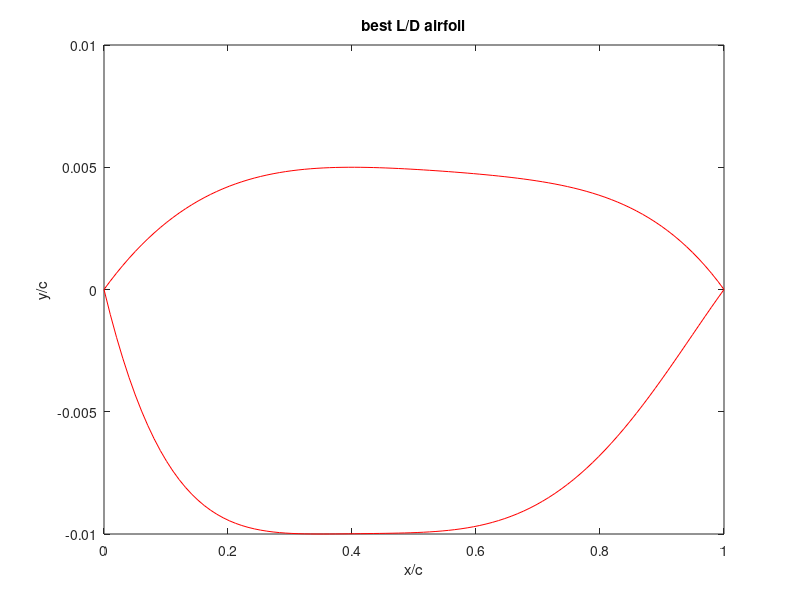
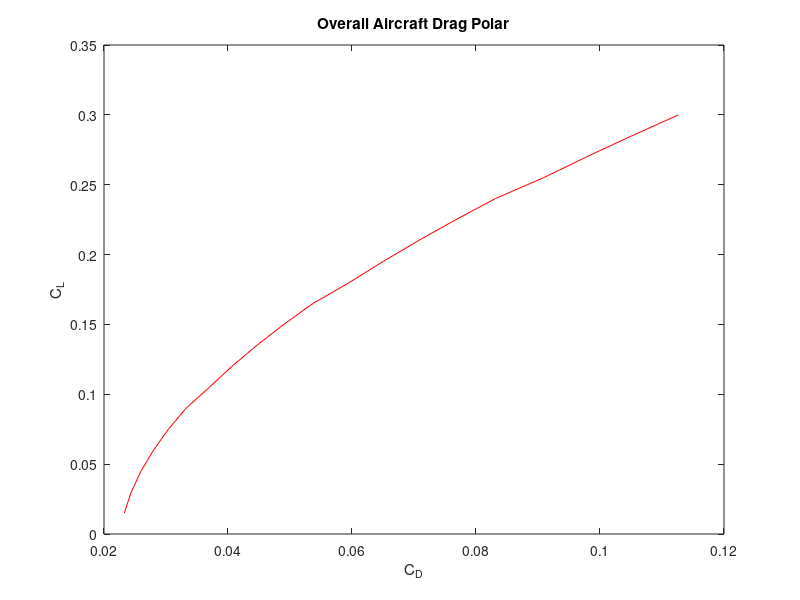
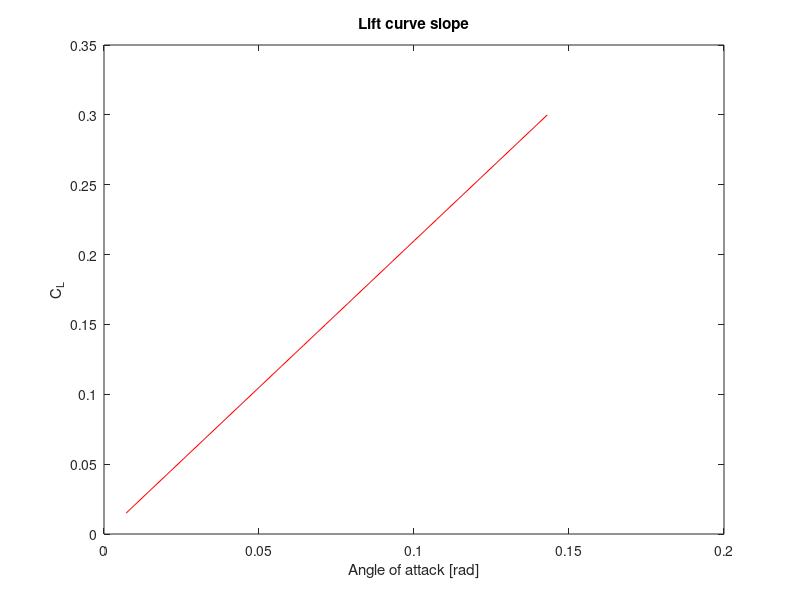
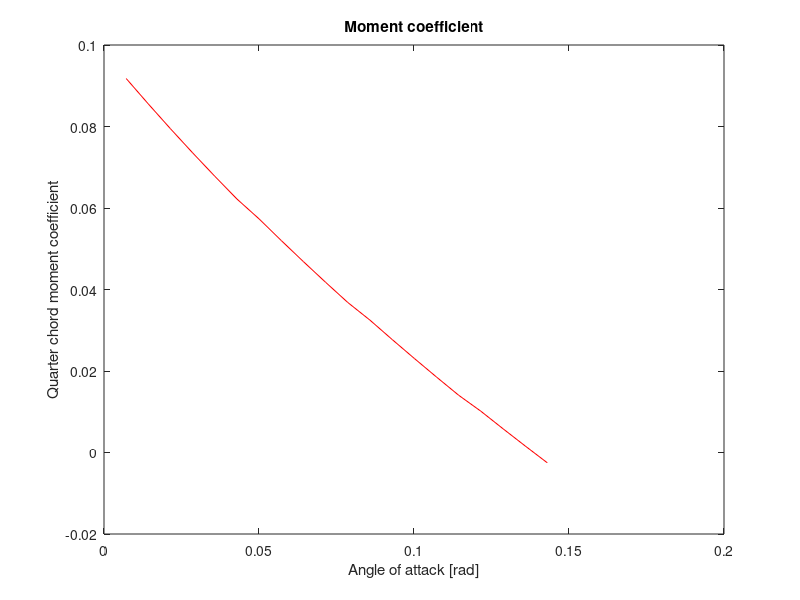

The MATLAB source for these figures, in order:
% =============================================================================
% AIRFOIL GEOMETRY + AERODYNAMIC ANALYSIS
% =============================================================================
% Purpose:
%   1) Fit polynomial airfoil surfaces from LE radius, crest location, and TE slopes.
%   2) Compute section pressures, lift, and drag (subsonic thin-airfoil +
%      Prandtl-Glauert, or supersonic shock-expansion).
%   3) Sweep crest geometry to maximize L/D.
%   4) Check turbulent separation with Stratford's criterion (s_A vs s_B).
%
% Notes:
%   - Subsonic branch: M < 1.  Supersonic branch: M >= 1.
% =============================================================================

clc
clear
close all

%% ======================== 1. MISSION / FLOW INPUTS ========================
C_L=.1321;.5;.1321;                      % 3-D lift coefficient target
sweep=.9599;25*pi/180;.9599;        % wing sweep [deg then rad]; last value used
sweep_xc=.5532;                    %Value of sweep at maximum airfoil thickness
e=.8534;                      % Oswald efficiency
AR=1.83;8.5;1.83;                   % aspect ratio
C_d_0=0.008779;                        % profile / parasite Cd
i_max=200;                          % chordwise stations for force integration (make sure this ends in a zero)
xx_max=200;                         % stations for thin-airfoil integrals
y=1.4;                              % gamma (ratio of specific heats)
M=2;.78;2;                  % Freestream Mach; first value used
a_inf=343;                          % Freestream air speed of sound
mu=1.789E-5;                        % Freestream air dynamic viscosity
rho=.3;              % Freestream air density 
T_inf=300;                          % Freestream air temperature
p_inf=.2*101300;                    % Freestream air pressure
Cp=1005;                            % Specific heat of air
c_root=27.66;                       % Root chord length
R=287.05;                           % Gas constant for air
D_f=3.1;                            % Fuselage diameter
b=25.52;                            % Wingspan
C_p_0=-1.2;                         %Minimum zero sweep pressure coefficient obtained from XFOIL of BAC XXX airfoil
x_cp0=.05;                          %chordwise fraction of zero sweep pressure coefficient

%% ======================== 2. AIRFOIL GEOMETRY CONTROLS ========================
%note: the inputs below represent dimensions relative to the chord length (x/c)
r_le = 0.017;                        % Wing leading-edge radius / chord
theta_le_u = 2*pi/180;3*pi/180;     % Upper surface leading edge angle
theta_te_u = -2*pi/180;-2*pi/180;   % Upper surface trailing edge angle
theta_le_l = -6*pi/180;-3*pi/180;   % Lower surface leading edge angle
theta_te_l = 2*pi/180;2*pi/180;     % Lower surface trailing edge angle

x_crest_u_min=0.25;                 %Lower bound best L/D max airfoil thickness x location (upper surface)
x_crest_u_max=0.4;                  %Upper bound best L/D max airfoil thickness x location (upper surface)
y_crest_u_min=0.005;                %Lower bound best L/D max airfoil thickness y location (upper surface) 
y_crest_u_max=.01;                  %Upper bound best L/D max airfoil thickness y location (upper surface)
x_crest_l_min=0.25;                 %Lower bound best L/D max airfoil thickness x location (lower surface)
x_crest_l_max=0.4;                  %Upper bound best L/D max airfoil thickness x location (lower surface)
y_crest_l_min=-0.005;               %Lower bound best L/D max airfoil thickness y location (lower surface)
y_crest_l_max=-.015;                 %Upper bound best L/D max airfoil thickness y location (lower surface)

%% ============================= For loop iteration parameters ======================== %%
N=20;                               % upper and lower surface iteration number for Prandtl-Meyer / shock relations
xxxx_max=15;                        % upper section iteration number for Prandtl-Meyer / shock relations
xxxxx_max=20;                       % lower section iteration number for Prandtl-Meyer / shock relations
xxxxxxx_max=15;                     % lower section iteration number for Prandtl-Meyer / shock relations
pp_max=0;                           % iteration number controlling x_crest_l
nn_max=0;                           % iteration number controlling y_crest_l
p_max=0;                            % iteration number controlling x_crest_u
n_max=0;                            % iteration number controlling y_crest_u
C_L_i_max=20;                       % iteration number controlling C_L increment
C_L_max=.3;                         % Max coefficient of lift analyzed for the creation of the plots

v_inf=1;                            % nondimensional freestream speed (do not change)
dx=1/i_max;

CL_ww=[0 0.1 0.3 0.4 0.5 0.6 0.8]; %Raymer's method for induced drag
S_ww=[.91 .91 .925 .9275 .935 .935 .915]; %Raymer's method for induced drag
%% ======================== 3. CREST-GEOMETRY SEARCH LOOPS ========================
for C_L_i=1:C_L_i_max
C_L(C_L_i)=C_L_i/C_L_i_max*C_L_max;
for pp=2:pp_max+2
x_crest_l=(x_crest_l_max-x_crest_l_min)*(pp-2)/pp_max+x_crest_l_min;    
x_crest_l = .35;
for nn=2:nn_max+2
y_crest_l=(y_crest_l_max-y_crest_l_min)*(nn-2)/nn_max+y_crest_l_min;
y_crest_l=-.01;
for p=2:p_max+2
x_crest_u=(x_crest_u_max-x_crest_u_min)*(p-2)/p_max+x_crest_u_min;
x_crest_u=.4;
for n=2:n_max+2
y_crest_u=(y_crest_u_max-y_crest_u_min)*(n-2)/n_max+y_crest_u_min;
y_crest_u=.005;


%% ======================== 4. FIT POLYNOMIAL AIRFOIL SURFACES ========================
% Subsonic (M<1):  y = A1*x^(1/2) + A2*x + a3*x^2 + a4*x^3 + a5*x^4
%   A1 = +/-sqrt(2*r_le) enforces leading-edge radius.
%   Remaining coeffs match crest height, crest slope=0, TE height=0, TE slope.
% Supersonic (M>=1):  ordinary polynomial y = A1*x + ... + a5*x^5
%   (no square-root LE term; LE and TE slopes imposed directly).
if M<1

a1_u = sqrt(2*r_le);                % upper-surface LE radius term

% Matrix for unknowns [a2_u a3_u a4_u a5_u a6_u]'
M_u = [x_crest_u^(1), x_crest_u^(2), x_crest_u^(3), x_crest_u^(4);

    1, (2)*x_crest_u^(1), (3)*x_crest_u^(2), (4)*x_crest_u^(3);

    1, 1, 1, 1;
    
    1, 2, 3, 4];

MM_u = [y_crest_u - a1_u*sqrt(x_crest_u); -(1/2)*a1_u*x_crest_u^(-1/2); -a1_u; tan(theta_te_u) - (1/2)*a1_u];

% Solve
A_u = M_u \ MM_u;

a2_u = A_u(1);
a3_u = A_u(2);
a4_u = A_u(3);
a5_u = A_u(4);

% LOWER SURFACE

a1_l = -sqrt(2*r_le);

% Matrix for unknowns [a2_l a3_l a4_l a5_l]'
M_l = [x_crest_l^(1), x_crest_l^(2), x_crest_l^(3), x_crest_l^(4);

1, (2)*x_crest_l^(1), (3)*x_crest_l^(2), (4)*x_crest_l^(3);

1, 1, 1, 1;
    
1, 2, 3, 4];

MM_l = [y_crest_l - a1_l*sqrt(x_crest_l); -(1/2)*a1_l*x_crest_l^(-1/2); -a1_l; tan(theta_te_l) - (1/2)*a1_l];

% Solve
A_l = M_l \ MM_l;

a2_l = A_l(1);
a3_l = A_l(2);
a4_l = A_l(3);
a5_l = A_l(4);

else

% Matrix for unknowns [a2_u a3_u a4_u a5_u a6_u]'
M_u = [x_crest_u^(1), x_crest_u^(2), x_crest_u^(3), x_crest_u^(4), x_crest_u^(5);

1, (2)*x_crest_u^(1), (3)*x_crest_u^(2),(4)*x_crest_u^(3), (5)*x_crest_u^(4);

    1, 1, 1, 1, 1;
    
    1, 2, 3, 4, 5;
    
    1,0,0,0,0];

MM_u = [y_crest_u; 0; 0; tan(theta_te_u); tan(theta_le_u)];

% Solve
A_u = M_u \ MM_u;

a1_u = A_u(1);
a2_u = A_u(2);
a3_u = A_u(3);
a4_u = A_u(4);
a5_u = A_u(5);
% LOWER SURFACE

% Matrix for unknowns [a2_l a3_l a4_l a5_l]'
M_l = [ x_crest_l^(1), x_crest_l^(2), x_crest_l^(3), x_crest_l^(4), x_crest_l^(5);

    1, (2)*x_crest_l^(1), (3)*x_crest_l^(2), (4)*x_crest_l^(3), (5)*x_crest_l^(4);

    1, 1, 1, 1, 1;
    
    1, 2, 3, 4, 5;
    
    1, 0, 0, 0, 0];

MM_l = [ y_crest_l; 0; 0; tan(theta_te_l); tan(theta_le_l)];

% Solve
A_l = M_l \ MM_l;

a1_l = A_l(1);
a2_l = A_l(2);
a3_l = A_l(3);
a4_l = A_l(4);
a5_l = A_l(5);

end
    
%% ======================== 5. CHORDWISE INTEGRATION SETUP ========================

if M<1
beta=(1-M^2)^.5;
else
beta=(M^2-1)^.5;
end

dx_xx=1/xx_max;
sum_u(1)=0;
sum_l(1)=0;
theta(1)=0;
sum2=0;
sum3=0;
sum4=0;
u(1)=0;
l(1)=0;
sum5(1)=0;
x(1)=0;
for xx=2:xx_max
x(xx)=1/xx_max*(xx-1);
u(xx)=a1_u*x(xx)^(1/2)+a2_u*x(xx)^(1)+a3_u*x(xx)^(2)+a4_u*x(xx)^(3)+a5_u*x(xx)^(4);
s_u(xx)=0.5*a1_u*x(xx).^(-1/2) + 1*a2_u*x(xx).^(0) + 2*a3_u*x(xx).^(1) + 3*a4_u*x(xx).^(2) + 4*a5_u*x(xx).^(3);
l(xx)=a1_l*x(xx).^(1/2)+a2_l*x(xx).^(1)+a3_l*x(xx).^(2)+a4_l*x(xx).^(3)+a5_l*x(xx).^(4);
s_l(xx)=0.5*a1_l*x(xx).^(-1/2)+1*a2_l*x(xx)^(0)+2*a3_l*x(xx)^(1)+3*a4_l*x(xx)^(2)+4*a5_l*x(xx)^(3);
s_camber(xx)=((u(xx)+l(xx))/2-(u(xx-1)+l(xx-1))/2)/dx_xx;
s_camber(xx) = 0.5*(s_u(xx) + s_l(xx));

theta(xx)=acos(1-2*x(xx));
d_theta=(theta(xx)-theta(xx-1));

dy2=s_camber(xx)*d_theta;
sum2=dy2+sum2;
dy3=s_camber(xx)*cos(theta(xx))*d_theta;
sum3=dy3+sum3;
dy4=s_camber(xx)*cos(2*theta(xx))*d_theta;
sum4=dy4+sum4;

% Thin-airfoil Fourier coefficients from camber-line slope
% Thin-airfoil Fourier coefficients from camber-line slope
A1=2/pi*sum3;
A2=2/pi*sum4;
aoa_L0=1/pi*sum2-A1/2;              % zero-lift angle
M_n=M*cos(sweep);
L_s_2d = 2*pi/(1-M_n^2)^.5;             % 2-D lift slope with Prandtl-Glauert
eta_s = L_s_2d/(2*pi/beta);
F = 1.07*(1 + D_f/b)^2;
L_s_3d = (2*pi*AR) / (2 + sqrt(4 + (AR^2*beta^2/eta_s^2) * (1 + tan(sweep)^2/beta^2)));
a_i=C_L(C_L_i)/(pi*AR);
% L_s_3d=L_s_2d/(1+L_s_2d/(pi*AR*e)); % 3-D lift slope
aoa(C_L_i)=C_L(C_L_i)/L_s_3d+aoa_L0;              % geometric AoA needed for target CL
A0=aoa(C_L_i)-1/pi*sum2;
% A0=C_L/L_s_3d-A1/2;                 % A0 overwritten to match target CL

if xx<xx_max
x_q(xx)=x(xx);
s_u_q(xx)=0.5*a1_u*x_q(xx).^(-1/2) + 1*a2_u*x_q(xx).^(0) + 2*a3_u*x_q(xx).^(1) + 3*a4_u*x_q(xx).^(2) + 4*a5_u*x_q(xx).^(3);
s_l_q(xx)=0.5*a1_l*x_q(xx).^(-1/2)+1*a2_l*x_q(xx)^(0)+2*a3_l*x_q(xx)^(1)+3*a4_l*x_q(xx)^(2)+4*a5_l*x_q(xx)^(3);
s_camber_q(xx) = 0.5*(s_u_q(xx) + s_l_q(xx));

s_t_u(xx)=(s_u_q(xx)-s_camber_q(xx));
q_u(xx)=v_inf*s_t_u(xx);

% if x_i(i)==x_q(xx)
% dsum5(xx)=0;
% else
% dsum5(xx)=(q_u(xx)/(x_i(i)-x_q(xx)))*dx_xx;
% end

% sum5(xx)=dsum5(xx)+sum5(xx-1);
end

end

D_u=0;                              % running upper-surface "drag" integral (axial)
D_l=0;
L_u=0;                              % running upper-surface "lift" integral (normal)
L_l=0;
r(1)=0;
dx_i=1/i_max;
ppp=0;
v_n(1)=0;
p_u(1)=p_inf*(1+((y-1)/2)*M^2)^(y/(y-1));
p_u_B(1)=p_inf*(1+((y-1)/2)*M^2)^(y/(y-1));
Cmc4(2)=0;
Cpp(1)=1;
% p_u_B(1)=p_inf;
sum6(1)=0;
for i=2:(i_max-.01*i_max)
x_i(i)=1/i_max*(i-1)+.01;
% aoa(C_L_i)=(aoa_high-aoa_low)/i_max*(i-2)+aoa_low;

%% ----- 5a. SUBSONIC BRANCH: thin-airfoil theory + Cp -----
if M<1

uu(i)=a1_u*x_i(i)^(1/2)+a2_u*x_i(i)^(1)+a3_u*x_i(i)^(2)+a4_u*x_i(i)^(3)+a5_u*x_i(i)^(4);
ll(i)=a1_l*x_i(i).^(1/2)+a2_l*x_i(i).^(1)+a3_l*x_i(i).^(2)+a4_l*x_i(i).^(3)+a5_l*x_i(i).^(4);
s_u(i)=0.5*a1_u*x_i(i).^(-1/2) + 1*a2_u*x_i(i).^(0) + 2*a3_u*x_i(i).^(1) + 3*a4_u*x_i(i).^(2) + 4*a5_u*x_i(i).^(3);
s_l(i)=0.5*a1_l*x_i(i).^(-1/2)+1*a2_l*x_i(i)^(0)+2*a3_l*x_i(i)^(1)+3*a4_l*x_i(i)^(2)+4*a5_l*x_i(i)^(3);
s_camber_i(i) = 0.5*(s_u(i) + s_l(i));

theta_B(i)=acos(1-2*x_i(i));
% Vortex-sheet strength (thin-airfoil theory)
gamma(i) = 2*v_inf*( A0*(1+cos(theta_B(i)))/sin(theta_B(i)) + A1*sin(theta_B(i)) + A2*sin(2*theta_B(i)) )/(1-M^2)^.5;
v_u(i)=v_inf+gamma(i)/2;               % upper-surface edge speed

gamma_air = y;                      % 1.4
V_ratio_u = v_u(i) / v_inf;
T_ratio_u = 1 + 0.5*(gamma_air-1)*M^2*(1 - V_ratio_u^2);

% Vacuum / max-speed limiter (T cannot go negative)
if T_ratio_u < 1e-8
    T_ratio_u = 1e-8;
end

p_ratio_u = T_ratio_u^(gamma_air/(gamma_air-1));
Cp_u(i) = (2/(gamma_air*M^2)) * (p_ratio_u - 1);
Re_x=rho*M*a_inf*x_i(i)*c_root/mu;
slope(i)=s_u(i)-aoa(C_L_i);
Cp_u_min_0=1-(1+aoa(C_L_i)/(2*r_le)^.5)^2;
Cp_u_min_0=1-(4*aoa(C_L_i)^2/(r_le+aoa(C_L_i)^2));
Cp_u_min=Cp_u_min_0/(1-M^2)^.5;

T_0 = T_inf*(1+(y-1)/2*M^2);
V_max_B = sqrt(2*Cp*T_0);
Cp_u_min_limit = 1-(V_max_B/(M*a_inf))^2;

aff=4*r_le;

if Cp_u_min>Cp_u(i) && Cp_u_min<0 && x_i(i)<.04
Cp_u(i)=Cp_u_min;
end

% Cd_u_B=1;.03667;
% theta_C=atan(s_u(i))-aoa(C_L_i);
% Cp_u_3(i)=2*(sin(theta_C))*abs(sin(theta_C));
% Cp_u_3(i)=2*(sin(theta_C))/(1-M^2)^.5;
% p0 = p_inf*(1+(y-1)/2*M^2)^(y/(y-1));
% Cp_u_3(i)=(p0-p_inf)*sin(theta_C)/(.5*y*p_inf*M^2);
% p_u_C(i)=(Cp_u_3(i)+p_inf/(.5*rho*(M*a_inf)^2))*(.5*rho*(M*a_inf)^2);

dD_u(i)=(Cp_u(i))*s_u(i)*dx;
dL_u(i)=-(Cp_u(i))*dx;
D_u=dD_u(i)+D_u;
L_u=dL_u(i)+L_u;
r(i)=(L_u)/(D_u);

v_l(i)=v_inf-gamma(i)/2;

% theta_D=atan(-s_l(i))+aoa(C_L_i);
% p0 = p_inf*(1+(y-1)/2*M^2)^(y/(y-1));
% Cp_l_3(i)=(p0-p_inf)*sin(theta_D)/(.5*y*p_inf*M^2);
% p_u_D(i)=(Cp_l_3(i)+p_inf/(.5*rho*(M*a_inf)^2))*(.5*rho*(M*a_inf)^2);

V_ratio_l = v_l(i) / v_inf;
T_ratio_l = 1 + 0.5*(gamma_air-1)*M^2*(1 - V_ratio_l^2);
if T_ratio_l < 1e-8
    T_ratio_l = 1e-8;
end
p_ratio_l = T_ratio_l^(gamma_air/(gamma_air-1));
Cp_l(i) = (2/(gamma_air*M^2)) * (p_ratio_l - 1);
dD_l(i)=-Cp_l(i)*s_l(i)*dx;
dL_l(i)=Cp_l(i)*dx;
D_l=dD_l(i)+D_l;
L_l=dL_l(i)+L_l;
r_l(i)=(L_l)/(D_l);

D_u_true(i)=(L_u)*sin(aoa(C_L_i))+(D_u)*cos(aoa(C_L_i));
L_u_true(i)=(L_u)*cos(aoa(C_L_i))-(D_u)*sin(aoa(C_L_i));
r_u_true(i)=L_u_true(i)/D_u_true(i);
D_l_true(i)=(L_l)*sin(aoa(C_L_i))+(D_l)*cos(aoa(C_L_i));
L_l_true(i)=(L_l)*cos(aoa(C_L_i))-(D_l)*sin(aoa(C_L_i));
L_total(i)=(L_u_true(i)+L_l_true(i));

if M<1
C_l_alpha=2*pi/(1-M_n^2)^.5;
eta_s = C_l_alpha/(2*pi/beta);
F = 1.07*(1 + D_f/b)^2;
C_L_alpha = (2*pi*AR) / (2 + sqrt(4 + (AR^2*beta^2/eta_s^2) * (1 + tan(sweep_xc)^2/beta^2))); %Raymer
else
C_l_alpha=4/(M_n^2-1)^.5*cos(sweep); %https://repo.poltekbangsby.ac.id/id/eprint/12/1/Flight%20Dynamics%20Principles,%20Second%20Edition%20A%20Linear%20Systems%20Approach%20to%20Aircraft%20Stability%20and%20Control%20by%20Michael%20V.%20Cook%20(z-lib.org).pdf eq. 12.17 page 331
C_L_alpha=C_l_alpha*(1-1/(2*AR*(M_n^2-1)^.5)); %https://repo.poltekbangsby.ac.id/id/eprint/12/1/Flight%20Dynamics%20Principles,%20Second%20Edition%20A%20Linear%20Systems%20Approach%20to%20Aircraft%20Stability%20and%20Control%20by%20Michael%20V.%20Cook%20(z-lib.org).pdf eq. 12.18 page 331

end


K0=1/C_L_alpha;

if M>=1
K100=1/(pi*AR);
else
K100=1/(pi*AR*e);
end

lowerIdxcl = find(C_L(C_L_i) >= CL_ww, 1, 'last');
if lowerIdxcl == length(CL_ww)
upperIdxcl = lowerIdxcl;
else
upperIdxcl = lowerIdxcl+1;
end

CL_ww_1=CL_ww(lowerIdxcl);
CL_ww_2=CL_ww(upperIdxcl);
S_ww_1=S_ww(lowerIdxcl);
S_ww_2=S_ww(upperIdxcl);
C_ww=-(S_ww_2-S_ww_1)/(CL_ww_2-CL_ww_1)*CL_ww_1+S_ww_1;
S_ww_t=(S_ww_2-S_ww_1)/(CL_ww_2-CL_ww_1)*C_L(C_L_i)+C_ww;

if lowerIdxcl==length(CL_ww)
    S_ww_t=S_ww_2;
elseif upperIdxcl==1
    S_ww_t=S_ww_1;
end

K=S_ww_t*K100+(1-S_ww_t)*K0; %Raymer

c_d_i=K*C_L(C_L_i)^2;

Cd_t(C_L_i)=(D_u_true(i)+D_l_true(i)+c_d_i+C_d_0);
r_i(i)=(L_u_true(i)+L_l_true(i))/Cd_t(C_L_i);

% p_u(i)=(Cp_u(i)+p_inf/(.5*y*p_inf*(M)^2))*(.5*y*p_inf*(M)^2);
% p_min(i)=(Cp_u(i)+Cp_u_3(i)+p_inf/(.5*rho*(M*a_inf)^2))*(.5*rho*(M*a_inf)^2);  
% p_u_ii(i)=p_u(i)+(p_u_C(i)-p_inf);
% p_u_iii(i)=p_u(i);
% % p_min_min(i)=min(p_u_ii(2:end));
% p_min_min(i)=min(p_u(2:end));
% Cp_min(i)=min(Cp_u+Cp_u_3);
Cp_min=C_p_0*(cos(sweep))^2;

% --- Local Mach number ---
M_local = sqrt((2/(y-1)) * ((1 + ((y-1)/2)*M^2) * ((y*M^2/2)*Cp_u(i) + 1)^(-(y-1)/y) - 1 ) );
% --- Local temperature from isentropic relation ---
T_local = T_inf *(1 + ((y-1)/2)*M^2) / (1 + ((y-1)/2)*M_local^2);
% --- Local speed of sound ---
a_local = sqrt(y*R*T_local);
% --- Local velocity ---
V_local(i) = M_local*a_local;
% --- freestream speed of sound ---
a = sqrt(y*R*T_inf);
% --- Freestream velocity ---
V_inf = M*a;

% --- Local Mach number ---
M_cp0 = sqrt((2/(y-1)) * ((1 + ((y-1)/2)*M^2) * ((y*M^2/2)*Cp_min + 1)^(-(y-1)/y) - 1 ) );
% --- Local temperature from isentropic relation ---
T_cp0 = T_inf *(1 + ((y-1)/2)*M^2) / (1 + ((y-1)/2)*M_cp0^2);
% --- Local speed of sound ---
a_cp0 = sqrt(y*R*T_cp0);
% --- Local velocity ---
V_cp0 = M_cp0*a_cp0;

% if p_u_iii(i)==p_min_min(i)
% iii=i;
% sum6(iii-1)=0;
% end

if x_i(i)<=x_cp0
iii=i;
dsum6(i)=(V_local(i)/V_cp0)^3*c_root*dx;
sum6(i)=dsum6(i)+sum6(i-1);
else
x_p(i)=sum6(iii)+(x_i(i)-x_cp0)*c_root;
Re_p=V_local(iii)*x_p(i)/mu;
Cpp(i)=1-(V_local(i)/V_cp0)^2;
dCpp(i)=Cpp(i)-Cpp(i-1);
if dCpp(i)<0
   dCpp(i)=0;
end
s_A(i)=Cpp(i)*(x_p(i)*dCpp(i)/(c_root*dx))^.5;
s_B(i)=.39*(Re_p/10^6)^.1;
end




else
    
    
%% ----- 5b. SUPERSONIC BRANCH: shock-expansion marching -----
M_n=M*cos(sweep); 
L_s_2d=4/(M_n^2-1)^.5*cos(sweep); %https://repo.poltekbangsby.ac.id/id/eprint/12/1/Flight%20Dynamics%20Principles,%20Second%20Edition%20A%20Linear%20Systems%20Approach%20to%20Aircraft%20Stability%20and%20Control%20by%20Michael%20V.%20Cook%20(z-lib.org).pdf eq. 12.17 page 331
L_s_3d=L_s_2d*(1-1/(2*AR*(M_n^2-1)^.5)); %https://repo.poltekbangsby.ac.id/id/eprint/12/1/Flight%20Dynamics%20Principles,%20Second%20Edition%20A%20Linear%20Systems%20Approach%20to%20Aircraft%20Stability%20and%20Control%20by%20Michael%20V.%20Cook%20(z-lib.org).pdf eq. 12.18 page 331
aoa(C_L_i)=C_L(C_L_i)/L_s_3d;  

uu(i)=a1_u*x_i(i)^(1)+a2_u*x_i(i)^(2)+a3_u*x_i(i)^(3)+a4_u*x_i(i)^(4)+a5_u*x_i(i)^(5);
ll(i)=a1_l*x_i(i).^(1)+a2_l*x_i(i).^(2)+a3_l*x_i(i).^(3)+a4_l*x_i(i).^(4)+a5_l*x_i(i).^(5);
s_u(i)=a1_u + 2*a2_u*x_i(i).^(1) + 3*a3_u*x_i(i).^(2) + 4*a4_u*x_i(i)^(3) + 5*a5_u*x_i(i).^(4);
s_l(i)=a1_l+2*a2_l*x_i(i)^(1)+3*a3_l*x_i(i)^(2)+4*a4_l*x_i(i)^(3)+5*a5_l*x_i(i)^(4);

Bi=45;
M1=M;
beta_low=asin(1/M);
beta_high=pi/2;                     % shock-angle search bounds

ct=dx_i;
if i==2

if theta_le_u-aoa(C_L_i)>0

beta_sh_u=(beta_low+beta_high)/2;
for xxxx=2:xxxx_max

% Oblique-shock theta-beta-M relation (upper LE)
wing_angle_u=atan(2*cot(beta_sh_u)*(M_n^2*(sin(beta_sh_u))^2-1)/(M_n^2*(y+cos(2*beta_sh_u))+2));

if wing_angle_u<(theta_le_u-aoa(C_L_i))
    beta_sh_u=beta_sh_u+(beta_high-beta_low)/2^xxxx;
else
    beta_sh_u=beta_sh_u-(beta_high-beta_low)/2^xxxx;
end

end

Mn1u = M_n*sin(beta_sh_u);
Mn2u = sqrt((1+((y-1)/2)*Mn1u^2) / (y*Mn1u^2-(y-1)/2));
M2u = Mn2u/sin(beta_sh_u-(theta_le_u-aoa(C_L_i)));
M2u = Mn2u/cos(pi/2-beta_sh_u-aoa(C_L_i)+theta_le_u);
vM2=((atan((((M2u^2)-1)*((y-1)/(y+1)))^0.5)*(((y+1)/(y-1))^0.5))-(atan(((M2u^2)-1)^0.5)));

else
        
theta_A=theta_le_u-aoa(C_L_i); 
vM1=((atan((((M_n^2)-1)*((y-1)/(y+1)))^0.5)*(((y+1)/(y-1))^0.5))-(atan(((M_n^2)-1)^0.5)));
vM2(i)=-theta_A+vM1;
M2u=2*M/2; % M3 initial condition set to a very high value
M2f=2*M; % fixed M3 initial condition reduced in the for loop

for iiiiii = 2:N
    
    vM2i(i)=((atan((((M2u^2)-1)*((y-1)/(y+1)))^0.5)*(((y+1)/(y-1))^0.5))-(atan(((M2u^2)-1)^0.5)));
    
    if vM2i(i)>vM2(i)
        M2u=M2u-(M2f/(2^iiiiii));
    else
        M2u=M2u+(M2f/(2^iiiiii));
    end
   
end

M2u=M2u;

vM2=((atan((((M2u^2)-1)*((y-1)/(y+1)))^0.5)*(((y+1)/(y-1))^0.5))-(atan(((M2u^2)-1)^0.5)));

end
    
T01= T_inf*(1+(y-1)/2*M^2);
p01dp1u=(((y-1)/2)*(M^2)+1)^(y/(y-1));
p02dp2u=(((y-1)/2)*(M2u^2)+1)^(y/(y-1));

if theta_le_u-aoa(C_L_i)>0
Mn1u = M_n*sin(beta_sh_u);
p02dp01 = (((y+1)*Mn1u^2)/((y-1)*Mn1u^2+2))^(y/(y-1))*((y+1)/(2*y*Mn1u^2-(y-1)))^(1/(y-1));
else
p02dp01=1;
end

p02 = p02dp01*p01dp1u;
p2u(i)=p02dp01/p02dp2u*p01dp1u;

Cpu1=(p2u(i)-1)/(.5*y*(M1^2));
Cnu1=-Cpu1*ct;
Cau1=Cpu1*s_u(2)*ct;

else

p3u(2)=p2u(2);
M3(2)=M2u;

% top right surface
theta_1=atan(s_u(i-1));
theta_2=atan(s_u(i));
theta_u(i)=theta_2-theta_1;

if theta_u(i)>0   
beta_sh_u_3=(beta_low+beta_high)/2;
for xxxx=2:xxxx_max

% --- Oblique-shock theta-beta-M relation ---
wing_angle_3_u=atan(2*cot(beta_sh_u_3)*(M3(i-1)^2*(sin(beta_sh_u_3))^2-1)/(M3(i-1)^2*(y+cos(2*beta_sh_u_3))+2));

if wing_angle_3_u<theta_u(i)
    beta_sh_u_3=beta_sh_u_3+(beta_high-beta_low)/2^xxxx;
else
    beta_sh_u_3=beta_sh_u_3-(beta_high-beta_low)/2^xxxx;
end

end

Mn2u3 = M3(i-1)*sin(beta_sh_u_3);
Mn3u = sqrt((1+((y-1)/2)*Mn2u3^2) / (y*Mn2u3^2-(y-1)/2));
M3(i) = Mn2u3/cos(pi/2-beta_sh_u_3+theta_u(i));
vM3(i)=((atan((((M3(i)^2)-1)*((y-1)/(y+1)))^0.5)*(((y+1)/(y-1))^0.5))-(atan(((M3(i)^2)-1)^0.5)));
p02dp2u3(i)=(((y-1)/2)*(M3(i-1)^2)+1)^(y/(y-1));
p03dp3u(i)=(((y-1)/2)*(M3(i)^2)+1)^(y/(y-1));
p02dp01 = (((y+1)*Mn2u3^2)/((y-1)*Mn2u3^2+2))^(y/(y-1))*((y+1)/(2*y*Mn2u3^2-(y-1)))^(1/(y-1));
p03(i) = p02dp01*p02dp2u3(i);
% p3u(i)=p03(i)/p03dp3u;
p02dp01u3(i) = (((y+1)*Mn2u3^2)/((y-1)*Mn2u3^2+2))^(y/(y-1))*((y+1)/(2*y*Mn2u3^2-(y-1)))^(1/(y-1));
p3u(i) = p02dp01u3(i)/p03dp3u(i)*p02dp2u3(i)*p3u(i-1);
p03(i)=p03dp3u(i)*p3u(i);
       
else
      
p03(2)=p02;    
vM3(2)=vM2;
vM3(i)=-theta_u(i)+vM3(i-1);
M3i=2*M1/2; % M3 initial condition set to a very high value
M3f=2*M1; % fixed M3 initial condition reduced in the for loop

for iiiiii = 2:N
    
    vM3i(i)=((atan((((M3i^2)-1)*((y-1)/(y+1)))^0.5)*(((y+1)/(y-1))^0.5))-...
        (atan(((M3i^2)-1)^0.5)));
    
    if vM3i(i)>vM3(i)
        M3i=M3i-(M3f/(2^iiiiii));
    else
        M3i=M3i+(M3f/(2^iiiiii));
    end
   
end

M3(i)=M3i;

p01dp1u=(((y-1)/2)*(M1^2)+1)^(y/(y-1));
p03dp3u=(((y-1)/2)*(M3(i)^2)+1)^(y/(y-1));
p03(i)=p03(i-1);
p3u(i)=p03(i)/p03dp3u;

end

Cpu2(i)=(p3u(i)-1)/(.5*y*(M1^2));
Cnu2(i)=-Cpu2(i)*ct;
Cau2(i)=Cpu2(i)*s_u(i)*ct;

end

ct=dx_i;

if i==2

if -theta_le_l+aoa(C_L_i)>0    
beta_sh_l=(beta_low+beta_high)/2;
for xxxxx=2:xxxxx_max

% --- Oblique-shock theta-beta-M relation ---
wing_angle_l=atan(2*cot(beta_sh_l)*(M_n^2*(sin(beta_sh_l))^2-1)/(M_n^2*(y+cos(2*beta_sh_l))+2));

if wing_angle_l<(-theta_le_l+aoa(C_L_i))
    beta_sh_l=beta_sh_l+(beta_high-beta_low)/2^xxxxx;
else
    beta_sh_l=beta_sh_l-(beta_high-beta_low)/2^xxxxx;
end

end

Mn1l = M_n*sin(beta_sh_l);
Mn2l = sqrt((1+((y-1)/2)*Mn1l^2) / (y*Mn1l^2-(y-1)/2));
M2l = Mn2l/sin(beta_sh_l-(-theta_le_l+aoa(C_L_i)));
M2l = Mn2l/cos(pi/2-beta_sh_l+aoa(C_L_i)-theta_le_l);
vM2l=((atan((((M2l^2)-1)*((y-1)/(y+1)))^0.5)*(((y+1)/(y-1))^0.5))-(atan(((M2l^2)-1)^0.5)));

else

theta_Al=-theta_le_l+aoa(C_L_i); 
vM1l=((atan((((M_n^2)-1)*((y-1)/(y+1)))^0.5)*(((y+1)/(y-1))^0.5))-(atan(((M_n^2)-1)^0.5)));
vM2l(i)=-theta_Al+vM1l;      
M2l=2*M/2; % M3 initial condition set to a very high value
M2f=2*M; % fixed M3 initial condition reduced in the for loop

for iiiiii = 2:N   
    vM2il(i)=((atan((((M2l^2)-1)*((y-1)/(y+1)))^0.5)*(((y+1)/(y-1))^0.5))-(atan(((M2l^2)-1)^0.5)));  
    if vM2il(i)>vM2l(i)
        M2l=M2l-(M2f/(2^iiiiii));
    else
        M2l=M2l+(M2f/(2^iiiiii));
    end   
end

M2l=M2l;

vM2l=((atan((((M2l^2)-1)*((y-1)/(y+1)))^0.5)*(((y+1)/(y-1))^0.5))-(atan(((M2l^2)-1)^0.5)));
end

T01= T_inf*(1+(y-1)/2*M^2);
p01dp1l=(((y-1)/2)*(M^2)+1)^(y/(y-1));
p02dp2l=(((y-1)/2)*(M2l^2)+1)^(y/(y-1));

if -theta_le_l+aoa(C_L_i)>0
Mn1l = M_n*sin(beta_sh_l);
p02dp01l = (((y+1)*Mn1l^2)/((y-1)*Mn1l^2+2))^(y/(y-1))*((y+1)/(2*y*Mn1l^2-(y-1)))^(1/(y-1));
else
p02dp01l=1;
end

p02l = p02dp01l*p01dp1l;
p2l(i)=p02dp01l/p02dp2l*p01dp1l;

Cpl1=(p2l(i)-1)/(.5*y*(M1^2));
Cnl1=Cpl1*ct;
Cal1=-Cpl1*s_l(2)*ct;

else

p3l(2)=p2l(2);
M3l(2)=M2l;       
theta_1_l(i)=atan(s_l(i-1));
theta_2_l(i)=atan(s_l(i));
theta_l(i)=theta_2_l(i)-theta_1_l(i);   
       
if theta_l(i)<0   
beta_sh_l_3=(beta_low+beta_high)/2;
for xxxxxxx=2:xxxxxxx_max

% --- Oblique-shock theta-beta-M relation ---
wing_angle_3_l(i)=atan(2*cot(beta_sh_l_3)*(M3l(i-1)^2*(sin(beta_sh_l_3))^2-1)/(M3l(i-1)^2*(y+cos(2*beta_sh_l_3))+2));

if wing_angle_3_l(i)<-theta_l(i)
    beta_sh_l_3=beta_sh_l_3+(beta_high-beta_low)/2^xxxxxxx;
else
    beta_sh_l_3=beta_sh_l_3-(beta_high-beta_low)/2^xxxxxxx;
end

end

beta_sh_l_3_i(i)=beta_sh_l_3;

Mn2l3(i) = M3l(i-1)*sin(beta_sh_l_3);
Mn3l = sqrt((1+((y-1)/2)*Mn2l3(i)^2) / (y*Mn2l3(i)^2-(y-1)/2));
M3l(i) = Mn2l3(i)/cos(pi/2-beta_sh_l_3-theta_l(i));
vM3l(i)=((atan((((M3l(i)^2)-1)*((y-1)/(y+1)))^0.5)*(((y+1)/(y-1))^0.5))-(atan(((M3l(i)^2)-1)^0.5)));
% Mn3u = sqrt((1+((y-1)/2)*Mn2l3^2) / (y*Mn2l3^2-(y-1)/2));
p02dp2l3(i)=(((y-1)/2)*(M3l(i-1)^2)+1)^(y/(y-1));
p03dp3l(i)=(((y-1)/2)*(M3l(i)^2)+1)^(y/(y-1));
p02dp01l3(i) = (((y+1)*Mn2l3(i)^2)/((y-1)*Mn2l3(i)^2+2))^(y/(y-1))*((y+1)/(2*y*Mn2l3(i)^2-(y-1)))^(1/(y-1));
p03l(i) = p02dp01l3(i)*p02dp2l3(i);
% p03l(i) = p02dp01l3(i)/p03dp3l(i);
% p3l(i)=p03l(i)/p03dp3l(i);
p3l(i)=p03l(i)/p03dp3l(i);
p3l(i) = p02dp01l3(i)/p03dp3l(i)*p02dp2l3(i)*p3l(i-1);
p03l(i)=p03dp3l(i)*p3l(i);
   
else    
    
vM3l(2)=vM2l;
vM3l(i)=theta_l(i)+vM3l(i-1);
M3i=10*M1/2; % M3 initial condition set to a very high value
M3f=10*M1; % fixed M3 initial condition reduced in the for loop


for iiiiii = 2:N
    
    vM3il(i)=((atan((((M3i^2)-1)*((y-1)/(y+1)))^0.5)*(((y+1)/(y-1))^0.5))-...
        (atan(((M3i^2)-1)^0.5)));
    
    if vM3il(i)>vM3l(i)
        M3i=M3i-(M3f/(2^iiiiii));
    else
        M3i=M3i+(M3f/(2^iiiiii));
    end
    
end

M3l(i)=M3i;
p03dp3l(i)=(((y-1)/2)*(M3l(i)^2)+1)^(y/(y-1));
p3l(i)=p02l/p03dp3l(i);

end

Cpl2(i)=(p3l(i)-1)/(.5*y*(M1^2));
Cnl2(i)=Cpl2(i)*ct;
Cal2(i)=-Cpl2(i)*s_l(i)*ct;

dCmc4(i)=-((Cnu2(i)+Cnl2(i))*(x_i(i)-.25)-Cau2(i)*uu(i)-Cal2(i)*ll(i));

Cmc4(i)=dCmc4(i)+Cmc4(i-1);

end

% Integrate normal/axial force coefficients over the airfoil and rotate to lift/drag
if i>=i_max-2

Cn=Cnu1+sum(Cnu2)+Cnl1+sum(Cnl2);   % normal-force coefficient
Ca=Cau1+sum(Cau2)+Cal1+sum(Cal2);   % axial-force coefficient

Cl=(Cn*cos(aoa(C_L_i)))-(Ca*sin(aoa(C_L_i)));
Cd(C_L_i)=(Cn*sin(aoa(C_L_i)))+(Ca*cos(aoa(C_L_i)));

% Cd_p=C_d_0;
% 
% Cd_i=C_L(C_L_i)^2/(pi*AR*e);
% Cd_i=0;
% Cd_p=C_d_0;
% Cd_p_fus=.008;

K0=1/L_s_3d;

if M>=1
K100=1/(pi*AR);
else
K100=1/(pi*AR*e);
end

lowerIdxcl = find(C_L(C_L_i) >= CL_ww, 1, 'last');
if lowerIdxcl == length(CL_ww)
upperIdxcl = lowerIdxcl;
else
upperIdxcl = lowerIdxcl+1;
end

CL_ww_1=CL_ww(lowerIdxcl);
CL_ww_2=CL_ww(upperIdxcl);
S_ww_1=S_ww(lowerIdxcl);
S_ww_2=S_ww(upperIdxcl);
C_ww=-(S_ww_2-S_ww_1)/(CL_ww_2-CL_ww_1)*CL_ww_1+S_ww_1;
S_ww_t=(S_ww_2-S_ww_1)/(CL_ww_2-CL_ww_1)*C_L(C_L_i)+C_ww;

if lowerIdxcl==length(CL_ww)
    S_ww_t=S_ww_2;
elseif upperIdxcl==1
    S_ww_t=S_ww_1;
end

K=S_ww_t*K100+(1-S_ww_t)*K0; %Raymer

c_d_i=K*C_L(C_L_i)^2;

Cd_t(C_L_i)=C_d_0+c_d_i+Cd(C_L_i);

r_i(i)=C_L(C_L_i)/Cd_t(C_L_i);

end

end

end

%% ======================== 6. TRACK BEST L/D GEOMETRY ========================
r_j(n)=r_i(i);                      % L/D for this crest combination
r_j_max=max(r_j(2:end));

if r_j(n)==r_j_max
    r_le_j=r_le;
    x_crest_u_j=x_crest_u;
    y_crest_u_j=y_crest_u;
    x_crest_l_j=x_crest_l;
    y_crest_l_j=y_crest_l;
    aoa_j=aoa(C_L_i);
    a1_u_j=a1_u;
    a1_l_j=a1_l;
    a2_u_j=a2_u;
    a2_l_j=a2_l;
    a3_u_j=a3_u;
    a3_l_j=a3_l;
    a4_u_j=a4_u;
    a4_l_j=a4_l;
    a5_u_j=a5_u;
    a5_l_j=a5_l;
    if M<1
    s_A_j=s_A;
    s_B_j=s_B;
    end
end
    

end

r_k(p)=r_j_max;
r_k_max=max(r_k(2:end));

if r_k(p)==r_k_max
    r_le_k=r_le_j;
    x_crest_u_k=x_crest_u_j;
    y_crest_u_k=y_crest_u_j;
    x_crest_l_k=x_crest_l_j;
    y_crest_l_k=y_crest_l_j;
    aoa_k=aoa_j;
    a1_u_k=a1_u_j;
    a1_l_k=a1_l_j;
    a2_u_k=a2_u_j;
    a2_l_k=a2_l_j;
    a3_u_k=a3_u_j;
    a3_l_k=a3_l_j;
    a4_u_k=a4_u_j;
    a4_l_k=a4_l_j;
    a5_u_k=a5_u_j;
    a5_l_k=a5_l_j;
    if M<1
    s_A_k=s_A_j;
    s_B_k=s_B_j;
    end
end

end

r_n(nn)=r_k_max;
r_n_max=max(r_n(2:end));

if r_n(nn)==r_n_max
    r_le_n=r_le_k;
    x_crest_u_nn=x_crest_u_k;
    y_crest_u_nn=y_crest_u_k;
    x_crest_l_nn=x_crest_l_k;
    y_crest_l_nn=y_crest_l_k;
    aoa_n=aoa_k;
    a1_u_nn=a1_u_k;
    a1_l_nn=a1_l_k;
    a2_u_nn=a2_u_k;
    a2_l_nn=a2_l_k;
    a3_u_nn=a3_u_k;
    a3_l_nn=a3_l_k;
    a4_u_nn=a4_u_k;
    a4_l_nn=a4_l_k;
    a5_u_nn=a5_u_k;
    a5_l_nn=a5_l_k;
    if M<1
    s_A_nn=s_A_k;
    s_B_nn=s_B_k;
    end
end

end

r_p(pp)=r_n_max;
r_p_max=max(r_p(2:end));

if r_p(pp)==r_p_max
    r_le_p=r_le_n;
    x_crest_u_p=x_crest_u_nn;
    y_crest_u_p=y_crest_u_nn;
    x_crest_l_p=x_crest_l_nn;
    y_crest_l_p=y_crest_l_nn;
    aoa_p=aoa_n;
    a1_u_pp=a1_u_nn;
    a1_l_pp=a1_l_nn;
    a2_u_pp=a2_u_nn;
    a2_l_pp=a2_l_nn;
    a3_u_pp=a3_u_nn;
    a3_l_pp=a3_l_nn;
    a4_u_pp=a4_u_nn;
    a4_l_pp=a4_l_nn;
    a5_u_pp=a5_u_nn;
    a5_l_pp=a5_l_nn;
    if M<1
    s_A_pp=s_A_nn;
    s_B_pp=s_B_nn;
    end
end

end

if M<1
Cm_le(C_L_i)=-pi/2*(A0+A1+A2/2);
Cmc4(C_L_i)=pi/4*(A2-A1);
Cmc4(C_L_i)=Cm_le(C_L_i)+L_total(i)/4;
Cmc4_0(C_L_i)=Cmc4(C_L_i);
else

Cmc4_0(C_L_i)=Cmc4(i);

end

LdD_0(C_L_i)=r_i(i);

end

%% ======================== 7. STRATFORD RESULT + FINAL GEOMETRY ========================
if M<1

diff_s=s_A_pp-s_B_pp;               % LHS - RHS of Stratford criterion
max_diff_s=max(real(diff_s(iii:end)));  % only check aft of upper crest

if max_diff_s>0
    fprintf('flow separation\n')    % s_A > s_B  =>  recovery too steep
else
    fprintf('no flow separation\n')
end

end

aoa_final=aoa_p;

r_final=r_p_max;

fprintf('aoa(C_L_i)=%f\nx_crest_u=%f\ny_crest_u=%f\n',aoa_final,x_crest_u_p,y_crest_u_p)

fprintf('x_crest_l=%f\ny_crest_l=%f\nL/D=%f\n',x_crest_l_p,y_crest_l_p,r_final)

if M<1
x=linspace(0,1,100);
u_final=a1_u_pp*x.^(1/2)+a2_u_pp*x.^(1)+a3_u_pp*x.^(2)+a4_u_pp*x.^(3)+a5_u_pp*x.^(4);
l_final=a1_l_pp*x.^(1/2)+a2_l_pp*x.^(1)+a3_l_pp*x.^(2)+a4_l_pp*x.^(3)+a5_l_pp*x.^(4);
else
x=linspace(0,1,100);
u_final=a1_u_pp*x.^(1)+a2_u_pp*x.^(2)+a3_u_pp*x.^(3)+a4_u_pp*x.^(4)+a5_u_pp*x.^(5);
l_final=a1_l_pp*x.^(1)+a2_l_pp*x.^(2)+a3_l_pp*x.^(3)+a4_l_pp*x.^(4)+a5_l_pp*x.^(5);
end

plot(x,u_final,'-r')
hold on
plot(x,l_final,'-r')
xlabel('x/c')
ylabel('y/c')
title('best L/D airfoil')

figure(2)
plot (Cd_t,C_L,'-r')
xlabel('C_D')
ylabel('C_L')
title('Overall Aircraft Drag Polar')

figure(3)
plot (aoa, C_L, '-r')
xlabel('Angle of attack [rad]')
ylabel('C_L')
title('Lift curve slope')

figure(4)
plot (aoa, Cmc4_0, '-r')
xlabel('Angle of attack [rad]')
ylabel('Quarter chord moment coefficient')
title('Moment coefficient')

figure(5)
plot (aoa, LdD_0, '-r')
xlabel('Angle of attack [rad]')
ylabel('Lift to drag ratio')
title('L/D vs Angle Of Attack')
